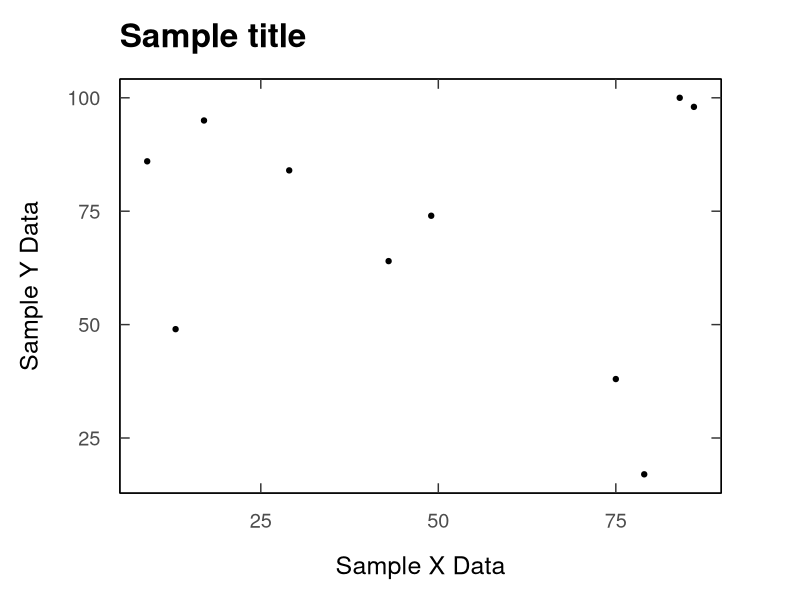
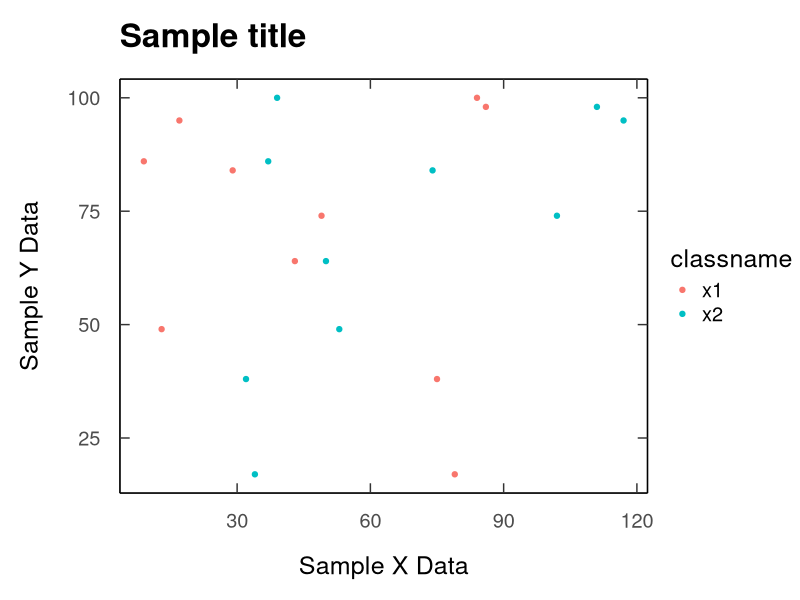
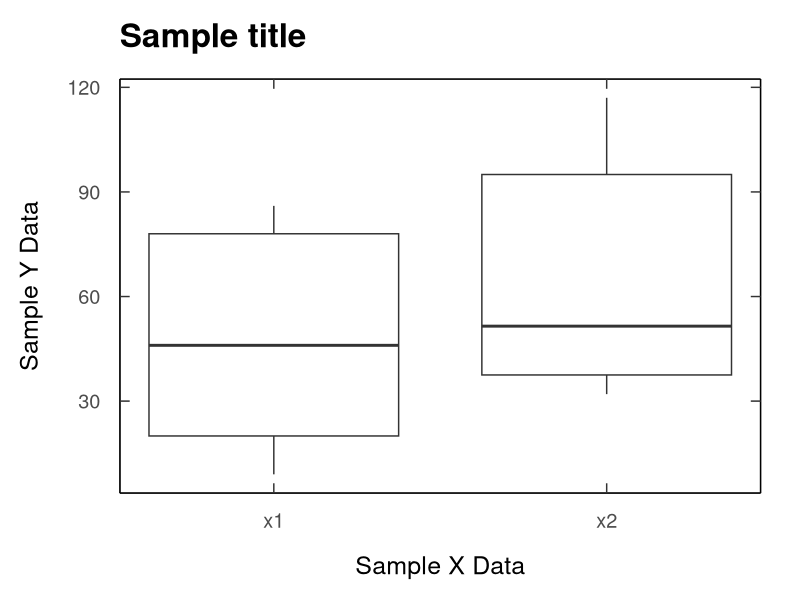
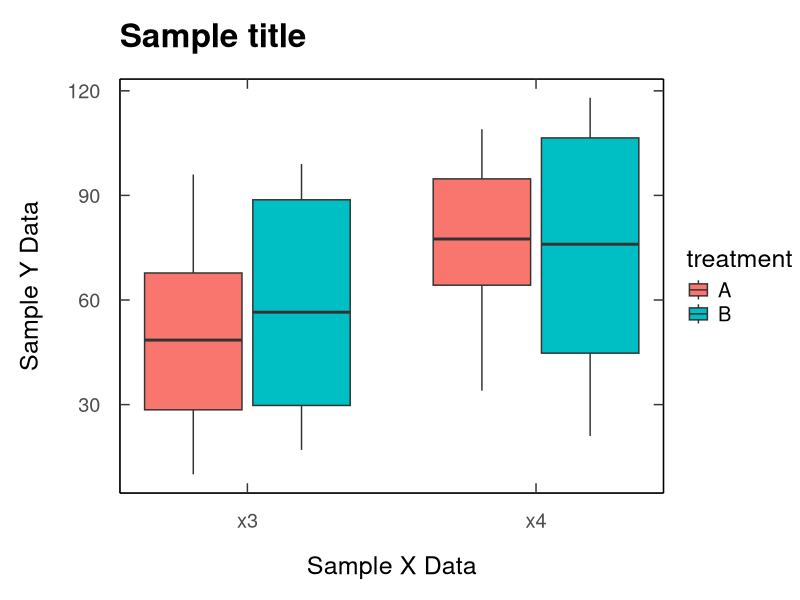
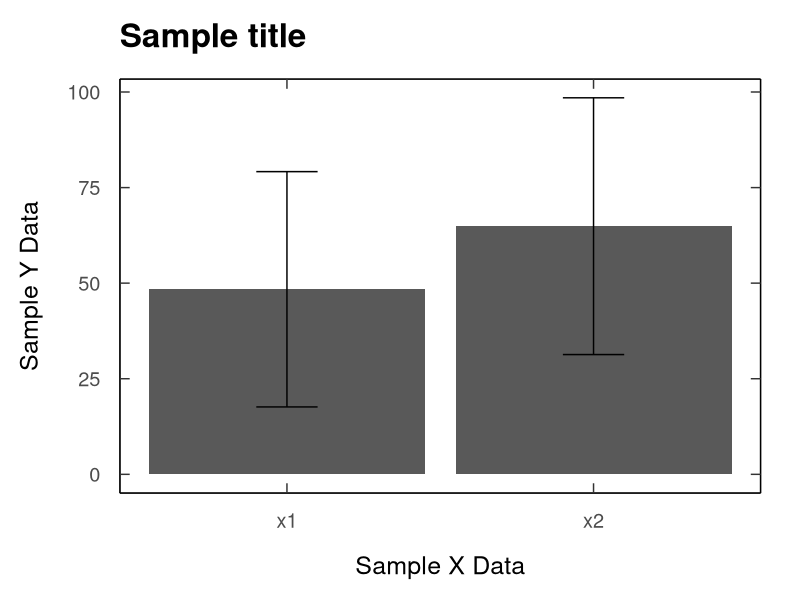
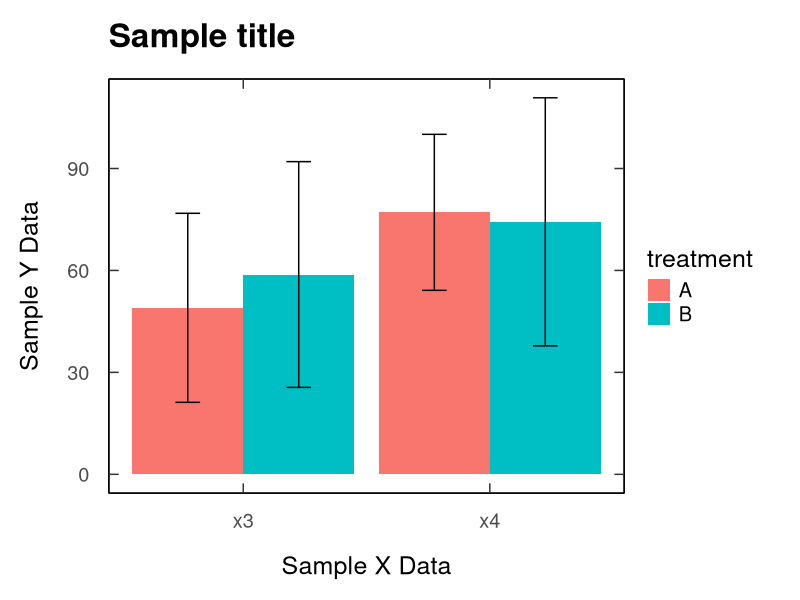
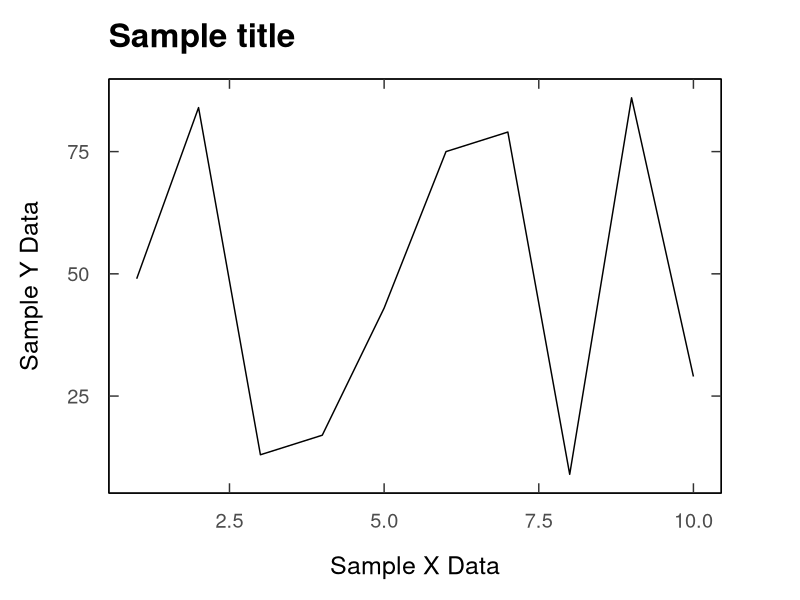
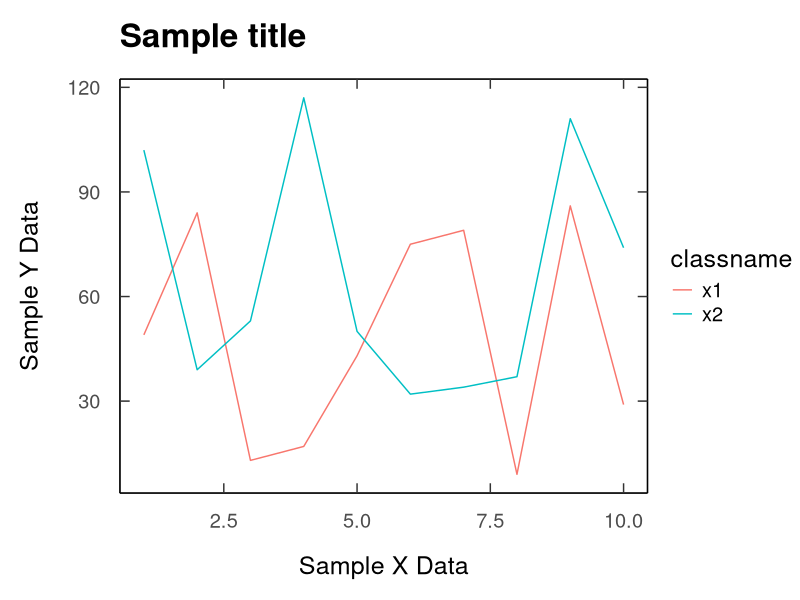

The R script that drew these images, in order:
## ---- chunk 1
knitr::opts_chunk$set(echo = FALSE, eval = TRUE)
## ---- chunk 2
library(ggplot2)
library(dplyr)
library(tidyr)
library(plyr)
## ---- chunk 3

x1 <- sample.int(100,10)
x2 <- sample.int(100,10)+20


y <- sample.int(100,10)


x3 <- sample.int(100,20)
x4 <- sample.int(100,20)+20
treatment <- append(rep("A",10),rep("B",10))

index = array(1:10)


xdf0 <- data.frame(x1,y)
xdf1 <- data.frame(x1,x2,y)
xdf2 <- data.frame(x1,x2)
xdf3 <- data.frame(x3,x4,treatment)
xdf4 <- data.frame(index,x1)
xdf5 <- data.frame(index,x1,x2)

x1label = 'Sample X Data'
x2label = 'Sample X2 Data'
ylabel = 'Sample Y Data'



## ---- chunk 4


# Input data ####################################
indata <- xdf0

fname <- 'Scatter.pdf'
title <- 'Sample title'

xlabel <- 'Sample X Data'
ylabel <- 'Sample Y Data'

#################################################




out <- paste(fname)
pdf(out,width=7.5,height=5)

gg = ggplot(indata, aes_string(x=colnames(indata)[1], y = colnames(indata)[2])) + geom_point()

gg <- gg + theme_bw() + 
          theme(panel.grid.major = element_blank(),
                panel.grid.minor = element_blank(),
                axis.line = element_line(colour = "black"))

gg <- gg + theme(axis.ticks.length=unit(-0.25, "cm"), 
                 axis.text.x = element_text(margin=unit(c(0.5,0.5,0.5,0.5), "cm")), 
                 axis.text.y = element_text(margin=unit(c(0.5,0.5,0.5,0.5), "cm")),
                 text=element_text(size=18))


gg <- gg + scale_x_continuous(sec.axis = dup_axis(labels=NULL,name = waiver()))
gg <- gg + scale_y_continuous(sec.axis = dup_axis(labels=NULL,name = waiver()))

gg <- gg + theme(plot.margin=margin(1,2,0.5,0.5,"cm"))


gg <- gg + ggtitle(title) + xlab(xlabel) + ylab(ylabel)

gg <- gg + theme(plot.title=element_text(vjust=3,face="bold",size=24))

gg

dev.off()

## ---- chunk 5


# Input data ####################################
indata <- xdf1 %>%
  gather(classname,classval,-y)


fname <- 'Scatter2.pdf'
title <- 'Sample title'

xlabel <- 'Sample X Data'
ylabel <- 'Sample Y Data'

#################################################



out <- paste(fname)
pdf(out,width=7.5,height=5)

gg = ggplot(indata, aes(x = classval, y = y,color=classname)) + geom_point()

gg <- gg + theme_bw() + 
          theme(panel.grid.major = element_blank(),
                panel.grid.minor = element_blank(),
                axis.line = element_line(colour = "black"))

gg <- gg + theme(axis.ticks.length=unit(-0.25, "cm"), 
                 axis.text.x = element_text(margin=unit(c(0.5,0.5,0.5,0.5), "cm")), 
                 axis.text.y = element_text(margin=unit(c(0.5,0.5,0.5,0.5), "cm")),
                 text=element_text(size=18))


gg <- gg + scale_x_continuous(sec.axis = dup_axis(labels=NULL,name = waiver()))
gg <- gg + scale_y_continuous(sec.axis = dup_axis(labels=NULL,name = waiver()))

gg <- gg + theme(plot.margin=margin(1,0,0.5,0.5,"cm"))


gg <- gg + ggtitle(title) + xlab(xlabel) + ylab(ylabel)

gg <- gg + theme(plot.title=element_text(vjust=3,face="bold",size=24))

gg

dev.off()

## ---- chunk 6


# Input data ####################################
indata <- xdf2 %>%
  gather(classname,classval)


fname <- 'Box.pdf'
title <- 'Sample title'

xlabel <- 'Sample X Data'
ylabel <- 'Sample Y Data'

#################################################


out <- paste(fname)
pdf(out,width=7.5,height=5)

labels <- unique(indata$classname)
labeldf <- data.frame("classname"=labels,"labelind"=array(1:length(labels)))
indata <- merge(indata,labeldf,by="classname")

gg = ggplot(indata, aes(x = labelind, y = classval,group=labelind)) + geom_boxplot()

gg <- gg + theme_bw() + 
          theme(panel.grid.major = element_blank(),
                panel.grid.minor = element_blank(),
                axis.line = element_line(colour = "black"))

gg <- gg + theme(axis.ticks.length=unit(-0.25, "cm"), 
                 axis.text.x = element_text(margin=unit(c(0.5,0.5,0.5,0.5), "cm")), 
                 axis.text.y = element_text(margin=unit(c(0.5,0.5,0.5,0.5), "cm")),
                 text=element_text(size=18))



gg <- gg + scale_x_continuous(breaks=unique(indata$labelind),
                              labels=labels,
                              sec.axis = dup_axis(labels=NULL,name = waiver()))
gg <- gg + scale_y_continuous(sec.axis = dup_axis(labels=NULL,name = waiver()))

gg <- gg + theme(plot.margin=margin(1,1,0.5,0.5,"cm"))


gg <- gg + ggtitle(title) + xlab(xlabel) + ylab(ylabel)

gg <- gg + theme(plot.title=element_text(vjust=3,face="bold",size=24))

gg


dev.off()

## ---- chunk 7


# Input data ####################################
indata <- xdf3 %>%
  gather(classname,classval,-treatment)


fname <- 'Box2.pdf'
title <- 'Sample title'

xlabel <- 'Sample X Data'
ylabel <- 'Sample Y Data'

#################################################

out <- paste(fname)
pdf(out,width=7.5,height=5)

labels <- unique(indata$classname)
labeldf <- data.frame("classname"=labels,"labelind"=array(1:length(labels)))
indata <- merge(indata,labeldf,by="classname")

gg = ggplot(data=indata, aes(x = labelind, y = classval,group=interaction(labelind,treatment),
                             fill=treatment)) + geom_boxplot()

gg <- gg + theme_bw() + 
          theme(panel.grid.major = element_blank(),
                panel.grid.minor = element_blank(),
                axis.line = element_line(colour = "black"))

gg <- gg + theme(axis.ticks.length=unit(-0.25, "cm"), 
                 axis.text.x = element_text(margin=unit(c(0.5,0.5,0.5,0.5), "cm")), 
                 axis.text.y = element_text(margin=unit(c(0.5,0.5,0.5,0.5), "cm")),
                 text=element_text(size=18))



gg <- gg + scale_x_continuous(breaks=unique(indata$labelind),
                              labels=labels,
                              sec.axis = dup_axis(labels=NULL,name = waiver()))
gg <- gg + scale_y_continuous(sec.axis = dup_axis(labels=NULL,name = waiver()))

gg <- gg + theme(plot.margin=margin(1,0,0.5,0.5,"cm"))


gg <- gg + ggtitle(title) + xlab(xlabel) + ylab(ylabel)

gg <- gg + theme(plot.title=element_text(vjust=3,face="bold",size=24))

gg

dev.off()

## ---- chunk 8


# Input data ####################################
indata <- xdf2 %>%
  gather(classname,classval)


fname <- 'Bar.pdf'
title <- 'Sample title'

xlabel <- 'Sample X Data'
ylabel <- 'Sample Y Data'

#################################################


meandf <- aggregate(indata$classval,list(indata$classname),mean)
meandf <- plyr::rename(meandf,c("Group.1"="classname","x"="classval"))

sddf <- aggregate(indata$classval,list(indata$classname),sd)
sddf <- plyr::rename(sddf,c("Group.1"="classname","x"="sd"))

indata <- merge(meandf,sddf,by="classname")

out <- paste(fname)
pdf(out,width=7.5,height=5)

labels <- unique(indata$classname)
labeldf <- data.frame("classname"=labels,"labelind"=array(1:length(labels)))
indata <- merge(indata,labeldf,by="classname")

gg = ggplot(indata, aes(x = labelind, y = classval)) + geom_bar(stat='identity') +
      geom_errorbar(aes(ymin=classval-sd,ymax=classval+sd),width=0.2)

gg <- gg + theme_bw() + 
          theme(panel.grid.major = element_blank(),
                panel.grid.minor = element_blank(),
                axis.line = element_line(colour = "black"))

gg <- gg + theme(axis.ticks.length=unit(-0.25, "cm"), 
                 axis.text.x = element_text(margin=unit(c(0.5,0.5,0.5,0.5), "cm")), 
                 axis.text.y = element_text(margin=unit(c(0.5,0.5,0.5,0.5), "cm")),
                 text=element_text(size=18))



gg <- gg + scale_x_continuous(breaks=unique(indata$labelind),
                              labels=labels,
                              sec.axis = dup_axis(labels=NULL,name = waiver()))
gg <- gg + scale_y_continuous(sec.axis = dup_axis(labels=NULL,name = waiver()))

gg <- gg + theme(plot.margin=margin(1,1,0.5,0.5,"cm"))


gg <- gg + ggtitle(title) + xlab(xlabel) + ylab(ylabel)

gg <- gg + theme(plot.title=element_text(vjust=3,face="bold",size=24))

gg


dev.off()

## ---- chunk 9

# Input data ####################################
indata <- xdf3 %>%
  gather(classname,classval,-treatment)


fname <- 'Bar2.pdf'
title <- 'Sample title'

xlabel <- 'Sample X Data'
ylabel <- 'Sample Y Data'

#################################################


meandf <- aggregate(classval~classname+treatment,indata,mean)


sddf <- aggregate(classval~classname+treatment,indata,sd)

indata <- merge(meandf,sddf,by=c("classname","treatment"))

indata <- plyr::rename(indata,c("classname"="classname",
                                "treatment"="treatment",
                                "classval.x"="classval",
                                "classval.y"="sd"))


out <- paste(fname)
pdf(out,width=7.5,height=5)

labels <- unique(indata$classname)
labeldf <- data.frame("classname"=labels,"labelind"=array(1:length(labels)))
indata <- merge(indata,labeldf,by="classname")

gg = ggplot(indata, aes(x = labelind, y = classval,
                             fill=treatment)) + 
      geom_bar(stat='identity',position=position_dodge()) +
      geom_errorbar(aes(ymin=classval-sd,ymax=classval+sd),width=0.2,
                    position=position_dodge(0.9))

gg <- gg + theme_bw() + 
          theme(panel.grid.major = element_blank(),
                panel.grid.minor = element_blank(),
                axis.line = element_line(colour = "black"))

gg <- gg + theme(axis.ticks.length=unit(-0.25, "cm"), 
                 axis.text.x = element_text(margin=unit(c(0.5,0.5,0.5,0.5), "cm")), 
                 axis.text.y = element_text(margin=unit(c(0.5,0.5,0.5,0.5), "cm")),
                 text=element_text(size=18))



gg <- gg + scale_x_continuous(breaks=unique(indata$labelind),
                              labels=labels,
                              sec.axis = dup_axis(labels=NULL,name = waiver()))
gg <- gg + scale_y_continuous(sec.axis = dup_axis(labels=NULL,name = waiver()))

gg <- gg + theme(plot.margin=margin(1,1,0.5,0.5,"cm"))


gg <- gg + ggtitle(title) + xlab(xlabel) + ylab(ylabel)

gg <- gg + theme(plot.title=element_text(vjust=3,face="bold",size=24))

gg


dev.off()

## ---- chunk 10



# Input data ####################################
indata <- xdf4

fname <- 'Line.pdf'
title <- 'Sample title'

xlabel <- 'Sample X Data'
ylabel <- 'Sample Y Data'

#################################################


out <- paste(fname)
pdf(out,width=7.5,height=5)

gg = ggplot(indata, aes_string(x=colnames(indata)[1],y=colnames(indata)[2])) + geom_line()

gg <- gg + theme_bw() + 
          theme(panel.grid.major = element_blank(),
                panel.grid.minor = element_blank(),
                axis.line = element_line(colour = "black"))

gg <- gg + theme(axis.ticks.length=unit(-0.25, "cm"), 
                 axis.text.x = element_text(margin=unit(c(0.5,0.5,0.5,0.5), "cm")), 
                 axis.text.y = element_text(margin=unit(c(0.5,0.5,0.5,0.5), "cm")),
                 text=element_text(size=18))


gg <- gg + scale_x_continuous(sec.axis = dup_axis(labels=NULL,name = waiver()))
gg <- gg + scale_y_continuous(sec.axis = dup_axis(labels=NULL,name = waiver()))

gg <- gg + theme(plot.margin=margin(1,2,0.5,0.5,"cm"))


gg <- gg + ggtitle(title) + xlab(xlabel) + ylab(ylabel)

gg <- gg + theme(plot.title=element_text(vjust=3,face="bold",size=24))

gg

dev.off()



## ---- chunk 11


# Input data ####################################
indata <- xdf5 %>%
  gather(classname,classval,-index)


fname <- 'Line2.pdf'
title <- 'Sample title'

xlabel <- 'Sample X Data'
ylabel <- 'Sample Y Data'

#################################################



out <- paste(fname)
pdf(out,width=7.5,height=5)

gg = ggplot(indata, aes_string(y=colnames(indata)[3],x=colnames(indata)[1],color=colnames(indata)[2])) + geom_line()

gg <- gg + theme_bw() + 
          theme(panel.grid.major = element_blank(),
                panel.grid.minor = element_blank(),
                axis.line = element_line(colour = "black"))

gg <- gg + theme(axis.ticks.length=unit(-0.25, "cm"), 
                 axis.text.x = element_text(margin=unit(c(0.5,0.5,0.5,0.5), "cm")), 
                 axis.text.y = element_text(margin=unit(c(0.5,0.5,0.5,0.5), "cm")),
                 text=element_text(size=18))


gg <- gg + scale_x_continuous(sec.axis = dup_axis(labels=NULL,name = waiver()))
gg <- gg + scale_y_continuous(sec.axis = dup_axis(labels=NULL,name = waiver()))

gg <- gg + theme(plot.margin=margin(1,0,0.5,0.5,"cm"))


gg <- gg + ggtitle(title) + xlab(xlabel) + ylab(ylabel)

gg <- gg + theme(plot.title=element_text(vjust=3,face="bold",size=24))

gg

dev.off()

